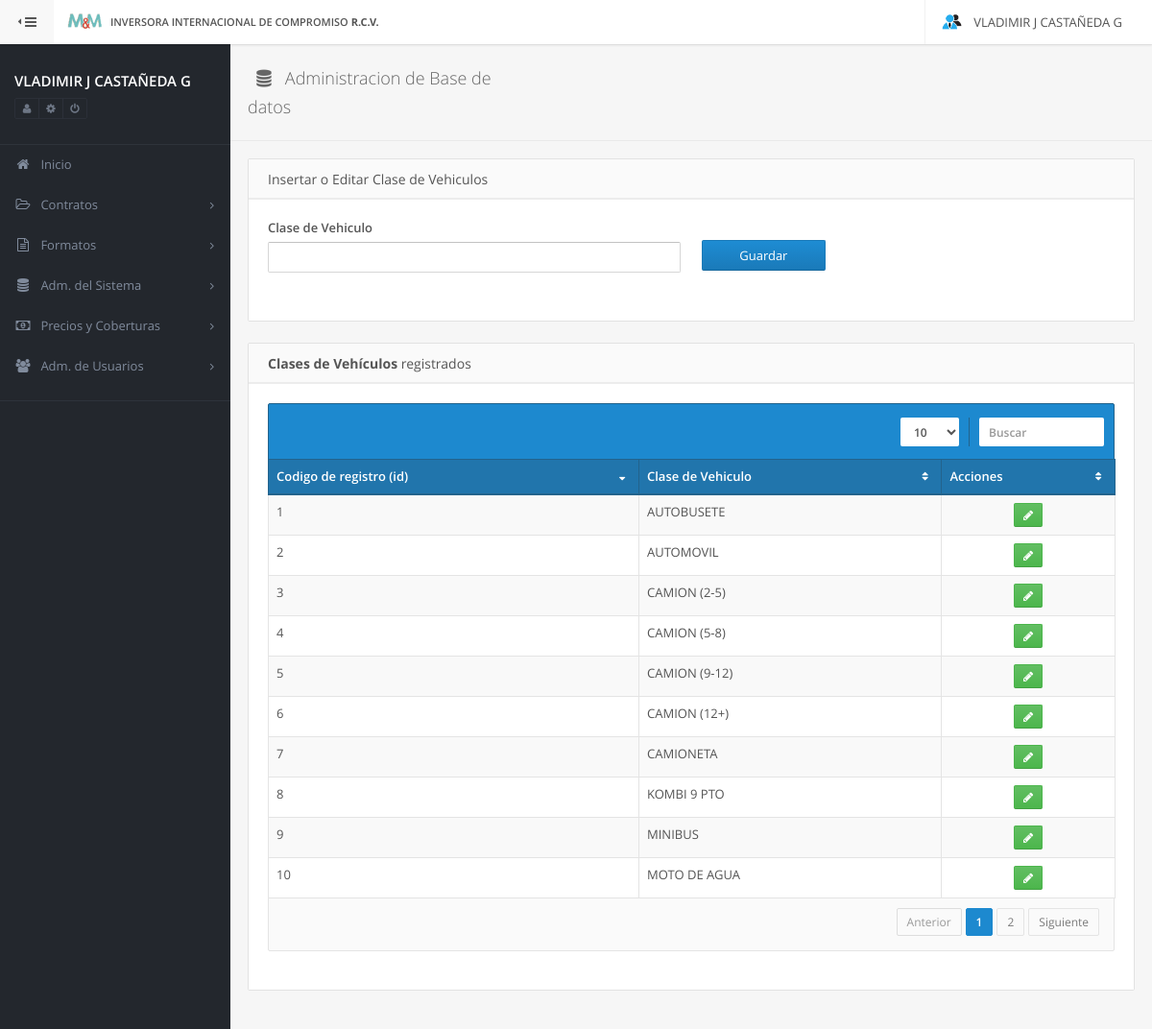
The app's page /config/claseVehiculo (signed in) with its own data.
### tables this page shows
CREATE TABLE IF NOT EXISTS `claseVehiculo` (
  `id` INT NOT NULL AUTO_INCREMENT,
  `claseVehiculo` VARCHAR(80) NOT NULL,
  PRIMARY KEY (`id`));

### protected/controllers/configController.php (called while the page is built, shortened)
<?php
	class configController extends Controller {
		protected $_menuSB;
		private $_config;
		public function __construct() {
			$this->_config = $this->loadModel('config');
			$this->_menuSB = $this->createMenu();
		}
		public function claseVehiculo() {
			$this->_view->icon_fa = 'fa-database';
			$this->_view->titleHead = 'Administracion de Base de datos';
			$this->_view->setJs(array('plugins/datatables/jquery.dataTables.min'));
			$this->_view->data = $this->getReference( 'claseVehiculo' );
			$this->_view->setJs(array('config/claseVehiculo'));
			$this->_view->render('claseVehiculo',$this->_menuSB);
		}
		public function getReference( $type ) {
			$result = $this->_config->getReferenceData( $type );
			return $result;
		}
	}
?>

### index.php (called while the page is built, shortened)
<?php
	try {
		require_once APP_PATH . 'Model.php';
		require_once APP_PATH . 'DataBase.php';
		Site::run(new Request);
	} catch (Exception $e) {
		echo $e->getMessage();
	}
?>

### protected/app/Model.php (called while the page is built, shortened)
<?php
	class Model{
		public function __construct() {
			$this->_db = new DataBase();
		}
	}
?>

### protected/app/DataBase.php (called while the page is built, shortened)
<?php
	class DataBase extends PDO {
		public function __construct() {
			$options = array(
							PDO::ATTR_PERSISTENT => TRUE,
							PDO::ATTR_ERRMODE 	 => PDO::ERRMODE_EXCEPTION,
    						PDO::MYSQL_ATTR_INIT_COMMAND => "SET NAMES utf8"
					  );
		}
	}
?>

### protected/models/configModel.php (called while the page is built, shortened)
<?php
	class configModel extends Model {
		public function getReferenceData( $type ) {
			if (array_key_exists($type, $cases)) {
				$query = $cases[$type];
			}else {
				throw new Exception('Tipo de Solicitud no existente (configModel-getReferenceData)');
				exit();
			}
			$this->_query = 'SELECT '.$query;
			$data = $this->_db->query($this->_query);
			try {
				$this->_db->beginTransaction();
					$result = $data->fetchAll(PDO::FETCH_ASSOC);
				$this->_db->commit();
			}
			catch (Exception $e) {
				$this->_db->rollBack();
				echo "Error :: ".$e->getMessage();
				exit();
			}
			return $result;
		}
	}
?>

### protected/views/config/claseVehiculo.phtml (the view, shortened to what this page needs)
<div class="row">
	<div class="col-md-12">
		<form id="config_newTipoPers" action="<?php echo BASE_URL.'config/actionReference'; ?>" method="post" class="form-horizontal">
			<div class="panel">
				<div class="panel-heading">
					<span class="panel-title">Insertar o Editar Clase de Vehiculos</span>
				</div>
				<div class="panel-body">
					<div class="row clone">
						<div class="col-sm-6">
							<div class="form-group no-margin-hr">
								<label><?php echo utf8_encode('Clase de Vehiculo'); ?></label>
								<input
									type="text"
									class="form-control data"
									id="claseVehiculo"
									name="claseVehiculo"
								>
							</div>
						</div>
						<div class="col-sm-2">
							<div class="form-group no-margin-hr" style="padding-top: 22px;">
								<button type="submit" class="form-control btn btn-primary">Guardar</button>
							</div>
						</div>
						<div class="col-sm-2">
							<div class="form-group no-margin-hr" style="padding-top: 22px;">
							</div>
						</div>
					</div>
				</div>
			</div>
		</form>
		<div class="panel">
			<div class="panel-heading">
				<span class="panel-title"><?php echo utf8_encode('<strong>Clases de Vehículos</strong> registrados')?></span>
			</div>
			<div class="panel-body">
				<div class="table-primary">
					<?php if (isset($this->data)):?>
					<table cellpadding="0" cellspacing="0" border="0" class="table table-striped table-bordered" id="tbTipoPers">
						<thead>
							<tr>
								<th>Codigo de registro (id)</th>
								<th><?php echo utf8_encode('Clase de Vehiculo'); ?></th>
								<th>Acciones</th>
							</tr>
						</thead>
						<tbody>
						<?php for ($i = 0; $i < count($this->data); $i++):?>
							<tr class="gradeA">
								<td><?php echo $this->data[$i]['id']; ?></td>
								<td><?php echo $this->data[$i]['claseVehiculo']; ?></td>
								<td style="text-align: center;">
									<button
										class="btn btn-success btn-sm btn-action update"
										id="<?php echo $this->data[$i]['id']; ?>"
										name="<?php echo $this->data[$i]['claseVehiculo']; ?>"
									>
										<span class="fa fa-pencil"></span>
									</button>
								</td>
							</tr>
						<?php endfor;?>
						</tbody>
					</table>
					<?php else:?>
						<pre>No existen datos en esta Tabla</pre>
					<?php endif;?>
				</div>
			</div>
		</div>
	</div>
</div>

### public/css/custom.css (style rules this page uses)
.btn-action { margin: 0px 10px 0px 10px; }

### records on screen
clasevehiculo: id "1", claseVehiculo "AUTOBUSETE"
clasevehiculo: id "2", claseVehiculo "AUTOMOVIL"
clasevehiculo: id "3", claseVehiculo "CAMION (2-5)"
clasevehiculo: id "4", claseVehiculo "CAMION (5-8)"
clasevehiculo: id "5", claseVehiculo "CAMION (9-12)"
clasevehiculo: id "6", claseVehiculo "CAMION (12+)"
clasevehiculo: id "7", claseVehiculo "CAMIONETA"
clasevehiculo: id "8", claseVehiculo "KOMBI 9 PTO"
clasevehiculo: id "9", claseVehiculo "MINIBUS"
clasevehiculo: id "10", claseVehiculo "MOTO DE AGUA"

### other values on screen
APP_NAME "INVERSORA INTERNACIONAL DE COMPROMISO R.C.V."
Session::get('name') "VLADIMIR J"
Session::get('last_name') "CASTAÑEDA G"
$_view_params['menu'][$i]['title'] "Inicio"
$_view_params['menu'][$i]['title'] "Contratos"
$_view_params['menu'][$i]['title'] "Formatos"
$_view_params['menu'][$i]['title'] "Adm. del Sistema"
$_view_params['menu'][$i]['title'] "Precios y Coberturas"
$_view_params['menu'][$i]['title'] "Adm. de Usuarios"
utf8_encode( $this->titleHead ) "Administracion de Base de datos"
utf8_encode('Clase de Vehiculo') "Clase de Vehiculo"
utf8_encode('<strong>Clases de Vehículos</strong> registrados') "Clases de Vehículos registrados"
